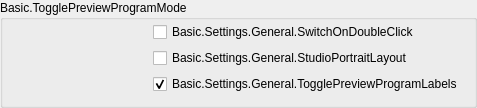
                   <widget class="QGroupBox" name="groupBox_11">
                    <property name="title">
                     <string>Basic.TogglePreviewProgramMode</string>
                    </property>
                    <layout class="QFormLayout" name="formLayout_31">
                     <property name="fieldGrowthPolicy">
                      <enum>QFormLayout::AllNonFixedFieldsGrow</enum>
                     </property>
                     <property name="labelAlignment">
                      <set>Qt::AlignRight|Qt::AlignTrailing|Qt::AlignVCenter</set>
                     </property>
                     <property name="topMargin">
                      <number>2</number>
                     </property>
                     <item row="0" column="1">
                      <widget class="PLSCheckBox" name="doubleClickSwitch">
                       <property name="text">
                        <string>Basic.Settings.General.SwitchOnDoubleClick</string>
                       </property>
                      </widget>
                     </item>
                     <item row="0" column="0">
                      <spacer name="horizontalSpacer_6">
                       <property name="orientation">
                        <enum>Qt::Horizontal</enum>
                       </property>
                       <property name="sizeHint" stdset="0">
                        <size>
                         <width>133</width>
                         <height>5</height>
                        </size>
                       </property>
                      </spacer>
                     </item>
                     <item row="1" column="1">
                      <widget class="PLSCheckBox" name="studioPortraitLayout">
                       <property name="text">
                        <string>Basic.Settings.General.StudioPortraitLayout</string>
                       </property>
                      </widget>
                     </item>
                     <item row="2" column="1">
                      <widget class="PLSCheckBox" name="prevProgLabelToggle">
                       <property name="text">
                        <string>Basic.Settings.General.TogglePreviewProgramLabels</string>
                       </property>
                       <property name="checked">
                        <bool>true</bool>
                       </property>
                      </widget>
                     </item>
                    </layout>
                   </widget>
